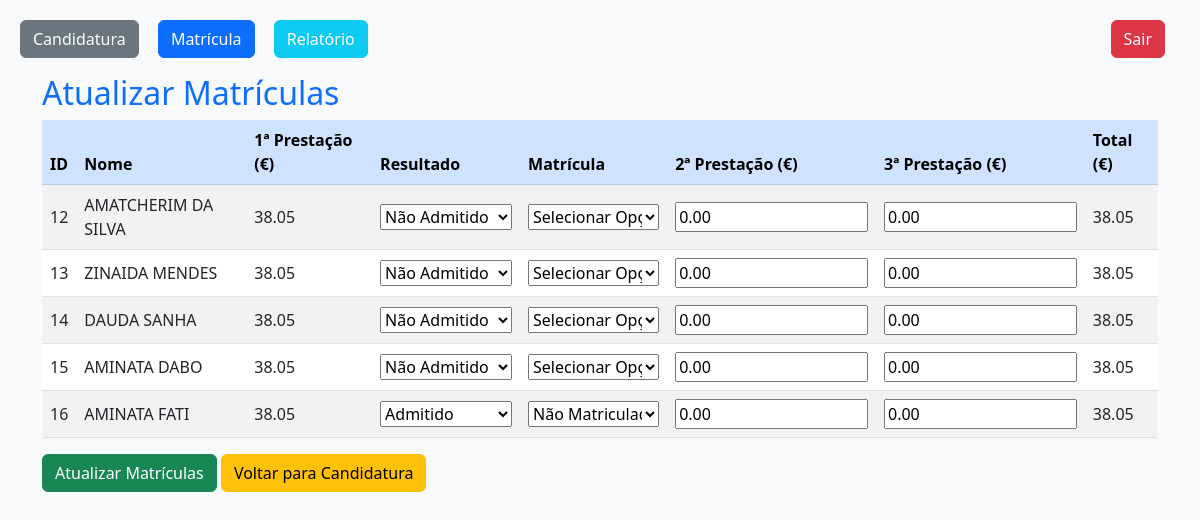
The page /matricula (signed in) on the database its author committed.
### tables this page shows
CREATE TABLE candidatura (
            id INTEGER PRIMARY KEY AUTOINCREMENT,
            nome TEXT NOT NULL,
            passaporte TEXT NOT NULL,
            indicativo TEXT,
            email TEXT,
            telefone TEXT,
            sexo TEXT,
            data_nascimento TEXT,
            endereco TEXT,
            encarregado TEXT,
            instituicao TEXT,
            curso TEXT,
            picture TEXT,
            prestacao1 REAL,
            prestacao2 REAL,
            prestacao3 REAL,
            ano_lectivo TEXT,
            resultado TEXT,
            matricula TEXT
        );

### app.py (the view, shortened to what this page needs)
@app.route('/matricula', methods=['GET', 'POST'])
@login_obrigatorio
def matricula():
    registros = listar_registos()
    return render_template('matricula.html', registros=registros)

### app.py (called while the page is built)
def conectar():
    return sqlite3.connect(DB_NAME)

def listar_registos():
    conn = conectar()
    cursor = conn.cursor()
    cursor.execute("SELECT * FROM candidatura")
    rows = cursor.fetchall()
    conn.close()
    return rows

def login_obrigatorio(func):
    from functools import wraps
    @wraps(func)
    def wrapper(*args, **kwargs):
        if not session.get('logado'):
            flash("Faça login para acessar essa página.", "warning")
            return redirect(url_for('login'))
        return func(*args, **kwargs)
    return wrapper

### templates/matricula.html (shortened to what this page needs)
<!DOCTYPE html>
<html lang="pt">
<head>
    <link href="https://cdn.jsdelivr.net/npm/bootstrap@5.3.0/dist/css/bootstrap.min.css" rel="stylesheet">
</head>
<body>
<nav class="mb-3">
    <a href="{{ url_for('candidatura') }}" class="btn btn-secondary">Candidatura</a>
    <a href="{{ url_for('matricula') }}" class="btn btn-primary">Matrícula</a>
    <a href="{{ url_for('relatorio') }}" class="btn btn-info text-white">Relatório</a>
    <a href="{{ url_for('logout') }}" class="btn btn-danger float-end">Sair</a>
</nav>
<div class="container">
    <h2>Atualizar Matrículas</h2>
    <form method="POST">
        <div class="table-responsive">
            <table class="table table-striped table-hover align-middle">
                <thead class="table-primary">
                    <tr>
                        <th>ID</th>
                        <th>Nome</th>
                        <th>1ª Prestação (€)</th>
                        <th>Resultado</th>
                        <th>Matrícula</th>
                        <th>2ª Prestação (€)</th>
                        <th>3ª Prestação (€)</th>
                        <th>Total (€)</th>
                    </tr>
                </thead>
                <tbody>
                    {% for r in registros %}
                    <tr>
                        <td>{{ r[0] }}</td>
                        <td>{{ r[1] }}</td>
                        <td>{{ "%.2f"|format(r[13]) }}</td>
                        <td>
                            <select name="resultado">
                                <option value="Admitido" {% if r[17]=='Admitido' %}selected{% endif %}>Admitido</option>
                                <option value="Não Admitido" {% if r[17]=='Não Admitido' %}selected{% endif %}>Não Admitido</option>
                            </select>
                        </td>
                        <td>
                            <select name="matricula">
                                <option value="Selecionar Opção" {% if r[18]=='Selecionar Opção' %}selected{% endif %}>Selecionar Opção</option>
                                <option value="Não Matriculado" {% if r[18]=='Não Matriculado' %}selected{% endif %}>Não Matriculado</option>
                            </select>
                        </td>
                        <td><input type="number" step="0.01" name="prestacao2" value="{{ "%.2f"|format(r[14] or 0) }}"></td>
                        <td><input type="number" step="0.01" name="prestacao3" value="{{ "%.2f"|format(r[15] or 0) }}"></td>
                        <td>{{ "%.2f"|format((r[13] or 0) + (r[14] or 0) + (r[15] or 0)) }}</td>
                    </tr>
                    {% endfor %}
                </tbody>
            </table>
        </div>
        <button type="submit" class="btn btn-success">Atualizar Matrículas</button>
        <a href="{{ url_for('candidatura') }}" class="btn btn-warning">Voltar para Candidatura</a>
    </form>
</div>
</body>
</html>

### templates/matricula.html (style rules this page uses)
body { background: #f8f9fa; padding: 20px; }
h2 { color: #0d6efd; }
table input, table select { width: 100%; }
nav a { margin-right: 15px; }

### rows shown on the page
candidatura: id "12", nome "AMATCHERIM DA SILVA", prestacao1 "38.05", resultado "Não Admitido", matricula "Selecionar Opção", prestacao2 "0.00", prestacao3 "0.00", (r[13]or0)+(r[14]or0)+(r[15]or0) "38.05"
candidatura: id "13", nome "ZINAIDA MENDES", prestacao1 "38.05", resultado "Não Admitido", matricula "Selecionar Opção", prestacao2 "0.00", prestacao3 "0.00", (r[13]or0)+(r[14]or0)+(r[15]or0) "38.05"
candidatura: id "14", nome "DAUDA SANHA", prestacao1 "38.05", resultado "Não Admitido", matricula "Selecionar Opção", prestacao2 "0.00", prestacao3 "0.00", (r[13]or0)+(r[14]or0)+(r[15]or0) "38.05"
candidatura: id "15", nome "AMINATA DABO", prestacao1 "38.05", resultado "Não Admitido", matricula "Selecionar Opção", prestacao2 "0.00", prestacao3 "0.00", (r[13]or0)+(r[14]or0)+(r[15]or0) "38.05"
candidatura: id "16", nome "AMINATA FATI", prestacao1 "38.05", resultado "Admitido", matricula "Não Matriculado", prestacao2 "0.00", prestacao3 "0.00", (r[13]or0)+(r[14]or0)+(r[15]or0) "38.05"
